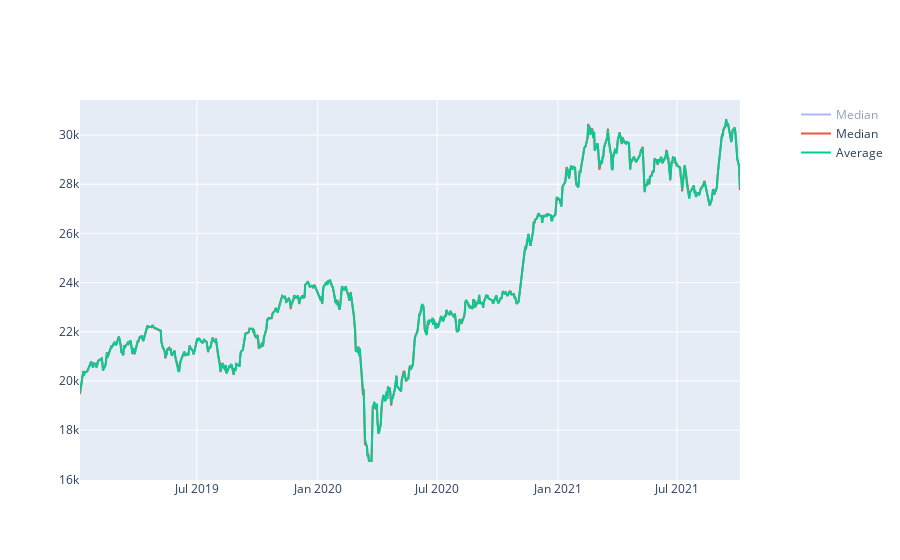

Notebook cell for this chart:
### Code cell
fig_avgprice.add_trace(go.Line(x=median_price.index,  # Median
                     y=median_price,
                     name="Median"),
              row=1, col=1)

fig_avgprice.add_trace(go.Line(x=averave_price.index,  # Average
                     y=averave_price,
                     name="Average"),
              row=1, col=1)

fig_avgprice.update_layout()

### Figure 1 — Plotly figure (JSON) as saved in the notebook; plotly's stock layout.template omitted (floating-point values rounded to 4 significant figures; data arrays with more than 128 entries replaced by an {"elided": "..."} marker saying what was removed)
{"data": [{"name": "Median", "type": "scatter", "visible": "legendonly", "x": {"elided": "668 str values"}, "xaxis": "x", "y": {"elided": "668 float values"}, "yaxis": "y"}, {"name": "Median", "type": "scatter", "visible": true, "x": {"elided": "668 str values"}, "xaxis": "x", "y": {"elided": "668 float values"}, "yaxis": "y"}, {"name": "Average", "type": "scatter", "visible": true, "x": {"elided": "668 str values"}, "xaxis": "x", "y": {"elided": "668 float values"}, "yaxis": "y"}], "layout": {"autosize": true, "xaxis": {"anchor": "y", "autorange": true, "domain": [0, 0.94], "range": ["2019-01-04", "2021-10-05"], "type": "date"}, "yaxis": {"anchor": "x", "autorange": true, "domain": [0, 1], "range": [15970.0, 31420.0], "type": "linear"}, "yaxis2": {"anchor": "x", "overlaying": "y", "side": "right"}}}
